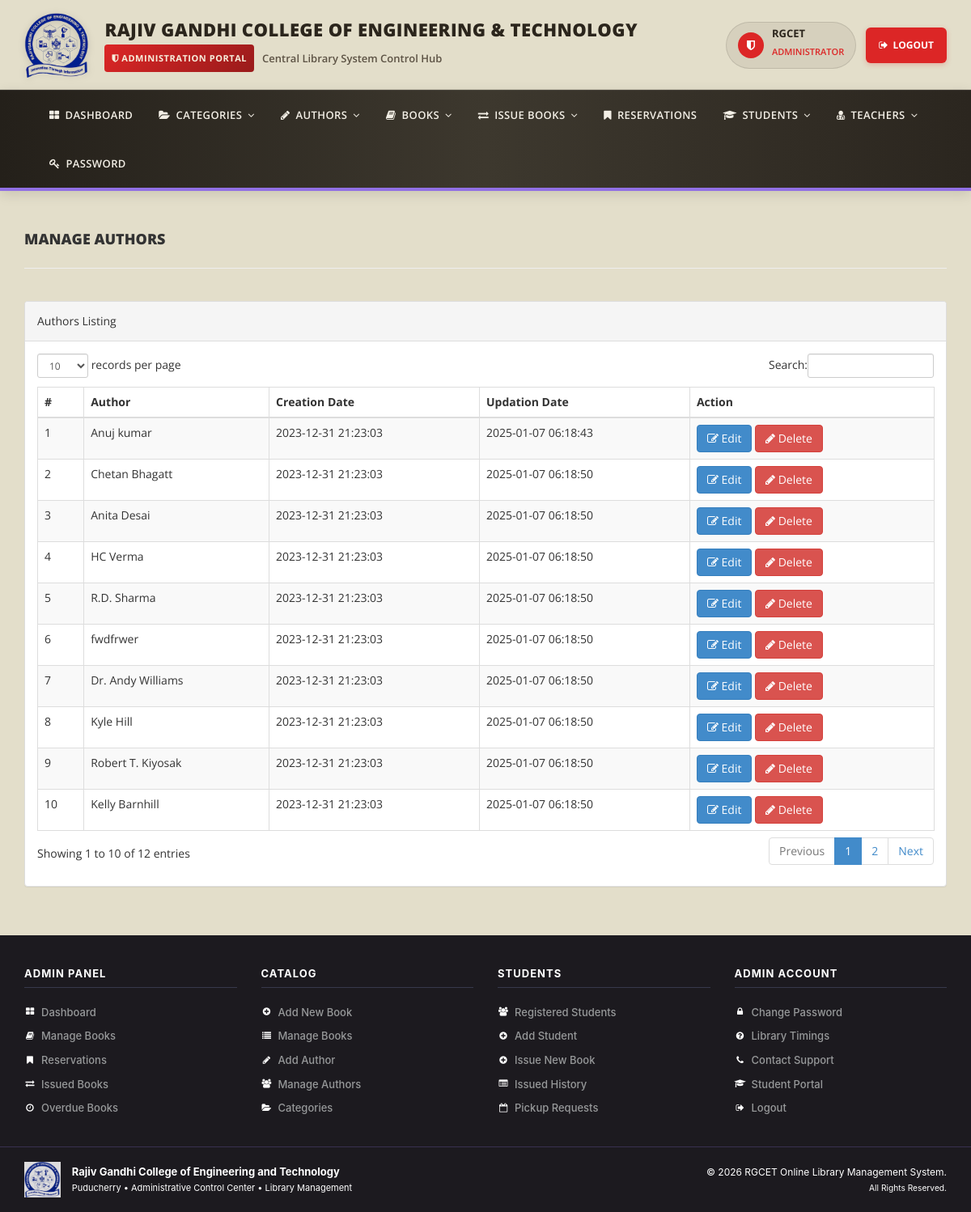
Screenshot of /admin/manage-authors.php (signed in) with the database file from the repository.
### tables this page shows
CREATE TABLE `tblauthors` (

  `id` int(11) NOT NULL AUTO_INCREMENT,

  `AuthorName` varchar(159) DEFAULT NULL,

  `creationDate` timestamp NULL DEFAULT current_timestamp(),

  `UpdationDate` timestamp NULL DEFAULT NULL ON UPDATE current_timestamp(),

  PRIMARY KEY (`id`)

);

### admin/manage-authors.php (the view, shortened to what this page needs)
<?php
include('includes/config.php');
if(strlen($_SESSION['alogin'])==0)
    {
header('location:index.php');
}
else{
    ?>
<!DOCTYPE html>
<html xmlns="http://www.w3.org/1999/xhtml">
<head>
    <link href="assets/css/bootstrap.css" rel="stylesheet" />
    <link href="assets/css/font-awesome.css" rel="stylesheet" />
    <link href="assets/js/dataTables/dataTables.bootstrap.css" rel="stylesheet" />
    <link href="assets/css/style.css" rel="stylesheet" />
</head>
<body>
<?php include('includes/header.php');?>
    <div class="content-wrapper">
         <div class="container">
        <div class="row pad-botm">
            <div class="col-md-12">
                <h4 class="header-line">Manage Authors</h4>
    </div>
     <div class="row">
</div>
        </div>
            <div class="row">
                <div class="col-md-12">
                    <div class="panel panel-default">
                        <div class="panel-heading">
                           Authors Listing
                        </div>
                        <div class="panel-body">
                            <div class="table-responsive">
                                <table class="table table-striped table-bordered table-hover" id="dataTables-example">
                                    <thead>
                                        <tr>
                                            <th>#</th>
                                            <th>Author</th>
                                            <th>Creation Date</th>
                                            <th>Updation Date</th>
                                            <th>Action</th>
                                        </tr>
                                    </thead>
                                    <tbody>
<?php $sql = "SELECT * from  tblauthors";
$query = $dbh -> prepare($sql);
$query->execute();
$results=$query->fetchAll(PDO::FETCH_OBJ);
$cnt=1;
if($query->rowCount() > 0)
{
foreach($results as $result)
{               ?>
                                        <tr class="odd gradeX">
                                            <td class="center"><?php echo htmlentities($cnt);?></td>
                                            <td class="center"><?php echo htmlentities($result->AuthorName);?></td>
                                            <td class="center"><?php echo htmlentities($result->creationDate);?></td>
                                            <td class="center"><?php echo htmlentities($result->UpdationDate);?></td>
                                            <td class="center">
                                            <a href="edit-author.php?athrid=<?php echo htmlentities($result->id);?>"><button class="btn btn-primary"><i class="fa fa-edit "></i> Edit</button>
                                          <a href="manage-authors.php?del=<?php echo htmlentities($result->id);?>" onclick="return confirm('Are you sure you want to delete?');"" >  <button class="btn btn-danger"><i class="fa fa-pencil"></i> Delete</button>
                                            </td>
                                        </tr>
 <?php $cnt=$cnt+1;}} ?>
                                    </tbody>
                                </table>
                            </div>
                        </div>
                    </div>
                </div>
            </div>
    </div>
    </div>
  <?php include('includes/footer.php');?>
</body>
</html>
<?php } ?>

### admin/assets/css/style.css (style rules this page uses)
a, a:hover, a:focus, a:active { text-decoration: none; outline: none !important; }
html { height: 100%; }
body { font-family: 'Open Sans', sans-serif; line-height: 28px; background-color: rgb(227, 222, 202); display: flex; min-height: 100%; flex-direction: column; margin: 0; padding: 0; }
.content-wrapper { margin-top: 40px; padding-bottom: 40px; flex: 1 0 auto; }
.header-line { font-weight: 900; padding-bottom: 25px; border-bottom: 1px solid #eeeeee; text-transform: uppercase; }
.pad-botm { padding-bottom: 30px; }

### rows the page displays
tblauthors: AuthorName "Anuj kumar", creationDate "2023-12-31 21:23:03", UpdationDate "2025-01-07 06:18:43"
tblauthors: AuthorName "Chetan Bhagatt", creationDate "2023-12-31 21:23:03", UpdationDate "2025-01-07 06:18:50"
tblauthors: AuthorName "Anita Desai", creationDate "2023-12-31 21:23:03", UpdationDate "2025-01-07 06:18:50"
tblauthors: AuthorName "HC Verma", creationDate "2023-12-31 21:23:03", UpdationDate "2025-01-07 06:18:50"
tblauthors: AuthorName "R.D. Sharma", creationDate "2023-12-31 21:23:03", UpdationDate "2025-01-07 06:18:50"
tblauthors: AuthorName "fwdfrwer", creationDate "2023-12-31 21:23:03", UpdationDate "2025-01-07 06:18:50"
tblauthors: AuthorName "Dr. Andy Williams", creationDate "2023-12-31 21:23:03", UpdationDate "2025-01-07 06:18:50"
tblauthors: AuthorName "Kyle Hill", creationDate "2023-12-31 21:23:03", UpdationDate "2025-01-07 06:18:50"
tblauthors: AuthorName "Robert T. Kiyosak", creationDate "2023-12-31 21:23:03", UpdationDate "2025-01-07 06:18:50"
tblauthors: AuthorName "Kelly Barnhill", creationDate "2023-12-31 21:23:03", UpdationDate "2025-01-07 06:18:50"

### other values shown
$adminName "RGCET"
